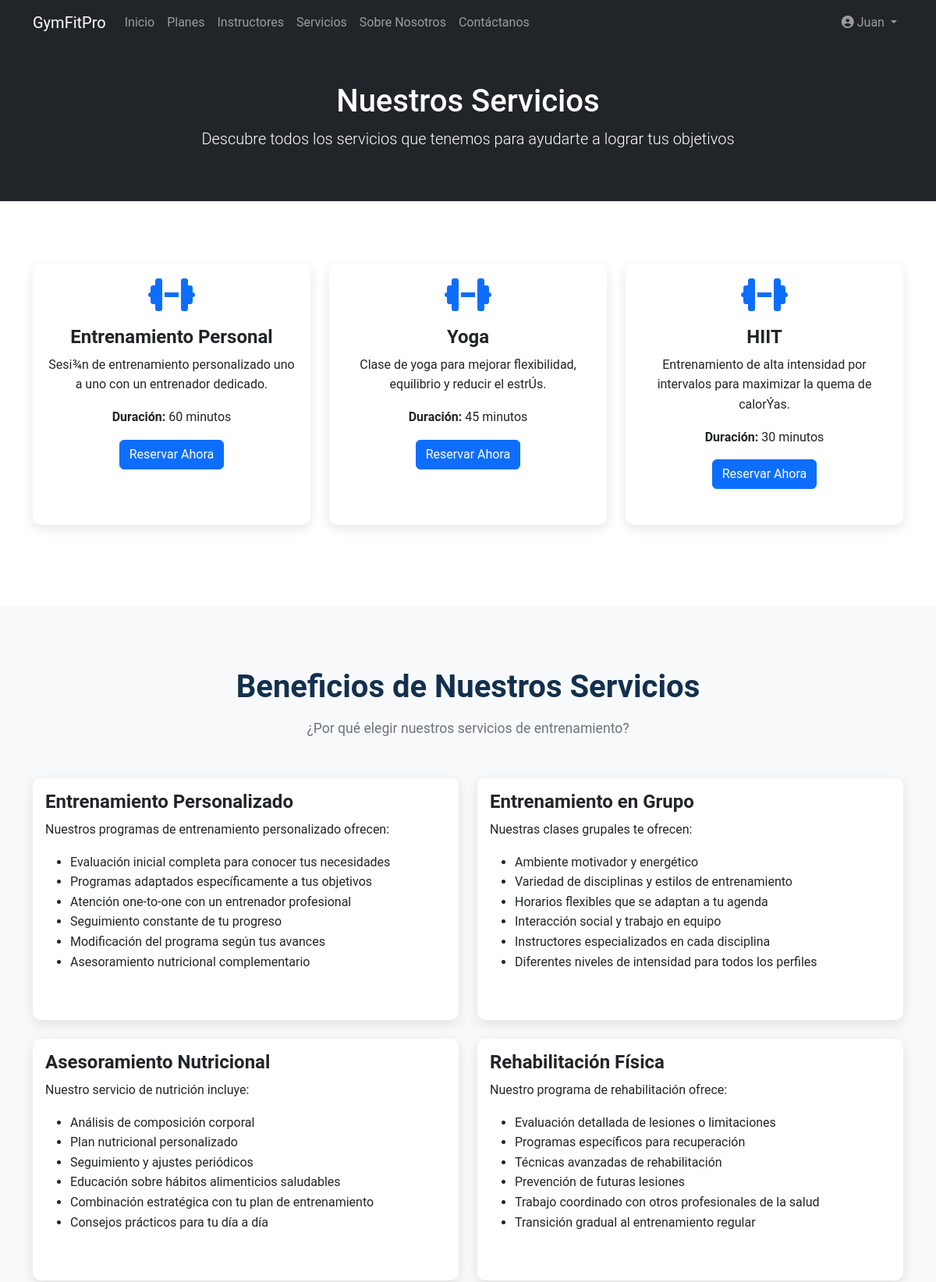
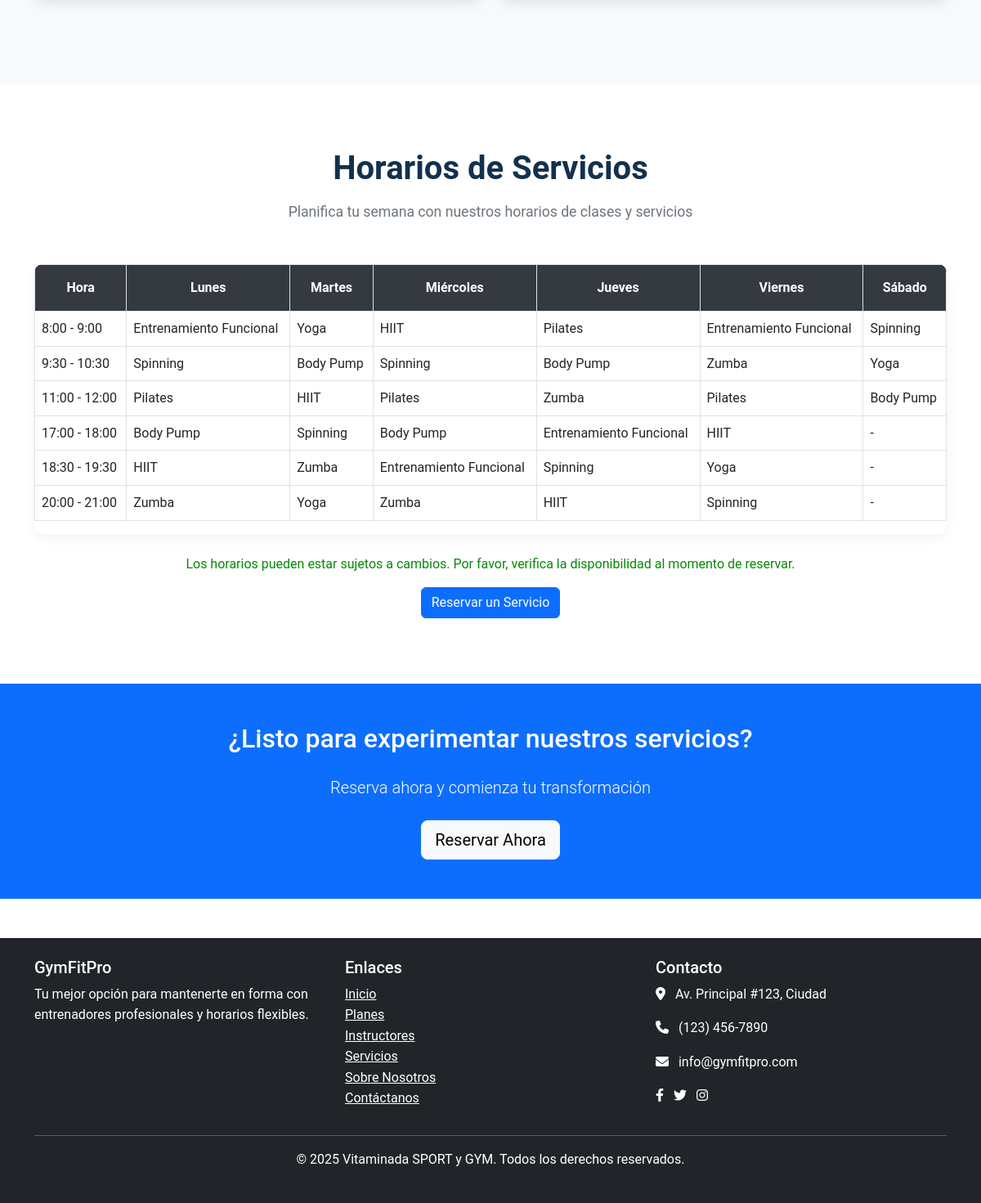
The page /servicios.php (signed in) on the database its author committed (2 pictures, top to bottom).
### tables this page shows
CREATE TABLE `servicios` (
  `id` int(11) NOT NULL,
  `nombre` varchar(100) NOT NULL,
  `descripcion` text DEFAULT NULL,
  `duracion_minutos` int(11) NOT NULL,
  `estado` tinyint(1) DEFAULT 1
);

### servicios.php (the view, shortened to what this page needs)
<?php include 'includes/header.php'; ?>
<section class="bg-dark text-white py-5">
    <div class="container text-center">
        <h1>Nuestros Servicios</h1>
        <p class="lead">Descubre todos los servicios que tenemos para ayudarte a lograr tus objetivos</p>
    </div>
</section>
<section class="section-padding">
    <div class="container">
        <div class="row">
            <?php
            $conn = connectDB();
            $query = "SELECT * FROM servicios WHERE estado = 1";
            $result = $conn->query($query);
            if ($result->num_rows > 0) {
                while ($servicio = $result->fetch_assoc()) {
            ?>
                <div class="col-md-4 mb-4">
                    <div class="card h-100">
                        <div class="card-body text-center">
                            <i class="fas fa-dumbbell fa-3x mb-3 text-primary"></i>
                            <h4 class="card-title"><?php echo $servicio['nombre']; ?></h4>
                            <p class="card-text"><?php echo $servicio['descripcion']; ?></p>
                            <p><strong>Duración:</strong> <?php echo $servicio['duracion_minutos']; ?> minutos</p>
                            <?php if(isset($_SESSION['user_id'])): ?>
                                <a href="cliente/reservar_servicio.php?id=<?php echo $servicio['id']; ?>" class="btn btn-primary">Reservar Ahora</a>
                            <?php else: ?>
                                <a href="auth/login.php" class="btn btn-primary">Iniciar Sesión para Reservar</a>
                            <?php endif; ?>
                        </div>
                    </div>
                </div>
            <?php
                }
            } else {
            ?>
                <div class="col-12 text-center">
                    <p>No hay servicios disponibles en este momento.</p>
                </div>
            <?php
            }
            ?>
        </div>
    </div>
</section>
<section class="section-padding bg-light">
    <div class="container">
        <div class="section-title">
            <h2>Beneficios de Nuestros Servicios</h2>
            <p>¿Por qué elegir nuestros servicios de entrenamiento?</p>
        </div>
        <div class="row">
            <div class="col-md-6 mb-4">
                <div class="card h-100">
                    <div class="card-body">
                        <h4 class="card-title">Entrenamiento Personalizado</h4>
                        <p class="card-text">Nuestros programas de entrenamiento personalizado ofrecen:</p>
                        <ul>
                            <li>Evaluación inicial completa para conocer tus necesidades</li>
                            <li>Programas adaptados específicamente a tus objetivos</li>
                            <li>Atención one-to-one con un entrenador profesional</li>
                            <li>Seguimiento constante de tu progreso</li>
                            <li>Modificación del programa según tus avances</li>
                            <li>Asesoramiento nutricional complementario</li>
                        </ul>
                    </div>
                </div>
            </div>
            <div class="col-md-6 mb-4">
                <div class="card h-100">
                    <div class="card-body">
                        <h4 class="card-title">Entrenamiento en Grupo</h4>
                        <p class="card-text">Nuestras clases grupales te ofrecen:</p>
                        <ul>
                            <li>Ambiente motivador y energético</li>
                            <li>Variedad de disciplinas y estilos de entrenamiento</li>
                            <li>Horarios flexibles que se adaptan a tu agenda</li>
                            <li>Interacción social y trabajo en equipo</li>
                            <li>Instructores especializados en cada disciplina</li>
                            <li>Diferentes niveles de intensidad para todos los perfiles</li>
                        </ul>
                    </div>
                </div>
            </div>
            <div class="col-md-6 mb-4">
                <div class="card h-100">
                    <div class="card-body">
                        <h4 class="card-title">Asesoramiento Nutricional</h4>
                        <p class="card-text">Nuestro servicio de nutrición incluye:</p>
                        <ul>
                            <li>Análisis de composición corporal</li>
                            <li>Plan nutricional personalizado</li>
                            <li>Seguimiento y ajustes periódicos</li>
                            <li>Educación sobre hábitos alimenticios saludables</li>
                            <li>Combinación estratégica con tu plan de entrenamiento</li>
                            <li>Consejos prácticos para tu día a día</li>
                        </ul>
                    </div>
                </div>
            </div>
            <div class="col-md-6 mb-4">
                <div class="card h-100">
                    <div class="card-body">
                        <h4 class="card-title">Rehabilitación Física</h4>
                        <p class="card-text">Nuestro programa de rehabilitación ofrece:</p>
                        <ul>
                            <li>Evaluación detallada de lesiones o limitaciones</li>
                            <li>Programas específicos para recuperación</li>
                            <li>Técnicas avanzadas de rehabilitación</li>
                            <li>Prevención de futuras lesiones</li>
                            <li>Trabajo coordinado con otros profesionales de la salud</li>
                            <li>Transición gradual al entrenamiento regular</li>
                        </ul>
                    </div>
                </div>
            </div>
        </div>
    </div>
</section>
<section class="section-padding">
    <div class="container">
        <div class="section-title">
            <h2>Horarios de Servicios</h2>
            <p>Planifica tu semana con nuestros horarios de clases y servicios</p>
        </div>
        <div class="schedule-table">
            <table class="table table-bordered">
                <thead>
                    <tr>
                        <th>Hora</th>
                        <th>Lunes</th>
                        <th>Martes</th>
                        <th>Miércoles</th>
                        <th>Jueves</th>
                        <th>Viernes</th>
                        <th>Sábado</th>
                    </tr>
                </thead>
                <tbody>
                    <tr>
                        <td>8:00 - 9:00</td>
                        <td>Entrenamiento Funcional</td>
                        <td>Yoga</td>
                        <td>HIIT</td>
                        <td>Pilates</td>
                        <td>Entrenamiento Funcional</td>
                        <td>Spinning</td>
                    </tr>
                    <tr>
                        <td>9:30 - 10:30</td>
                        <td>Spinning</td>
                        <td>Body Pump</td>
                        <td>Spinning</td>
                        <td>Body Pump</td>
                        <td>Zumba</td>
                        <td>Yoga</td>
                    </tr>
                    <tr>
                        <td>11:00 - 12:00</td>
                        <td>Pilates</td>
                        <td>HIIT</td>
                        <td>Pilates</td>
                        <td>Zumba</td>
                        <td>Pilates</td>
                        <td>Body Pump</td>
                    </tr>
                    <tr>
                        <td>17:00 - 18:00</td>
                        <td>Body Pump</td>
                        <td>Spinning</td>
                        <td>Body Pump</td>
                        <td>Entrenamiento Funcional</td>
                        <td>HIIT</td>
                        <td>-</td>
                    </tr>
                    <tr>
                        <td>18:30 - 19:30</td>
                        <td>HIIT</td>
                        <td>Zumba</td>
                        <td>Entrenamiento Funcional</td>
                        <td>Spinning</td>
                        <td>Yoga</td>
                        <td>-</td>
                    </tr>
                    <tr>
                        <td>20:00 - 21:00</td>
                        <td>Zumba</td>
                        <td>Yoga</td>
                        <td>Zumba</td>
                        <td>HIIT</td>
                        <td>Spinning</td>
                        <td>-</td>
                    </tr>
                </tbody>
            </table>
        </div>
        <div class="text-center mt-4">
            <p>Los horarios pueden estar sujetos a cambios. Por favor, verifica la disponibilidad al momento de reservar.</p>
            <?php if(isset($_SESSION['user_id'])): ?>
                <a href="cliente/reservas.php" class="btn btn-primary">Reservar un Servicio</a>
            <?php else: ?>
                <a href="auth/login.php" class="btn btn-primary">Iniciar Sesión para Reservar</a>
            <?php endif; ?>
        </div>
    </div>
</section>
<section class="bg-primary text-white py-5">
    <div class="container text-center">
        <h2 class="mb-4">¿Listo para experimentar nuestros servicios?</h2>
        <p class="lead mb-4">Reserva ahora y comienza tu transformación</p>
        <?php if(isset($_SESSION['user_id'])): ?>
            <a href="cliente/reservas.php" class="btn btn-light btn-lg">Reservar Ahora</a>
        <?php else: ?>
            <a href="auth/register.php" class="btn btn-light btn-lg">Registrarse</a>
        <?php endif; ?>
    </div>
</section>
<?php include 'includes/footer.php'; ?>

### assets/css/style.css (style rules this page uses)
body { font-family: 'Roboto', sans-serif; color: rgb(6, 136, 6); line-height: 1.6; }
.section-padding { padding: 80px 0; }
.section-title { margin-bottom: 50px; text-align: center; }
.section-title h2 { font-size: 2.5rem; font-weight: 700; position: relative; margin-bottom: 15px; color: #13304d; }
.section-title p { font-size: 1.1rem; color: #6c757d; }
.card { transition: transform 0.3s ease, box-shadow 0.3s ease; margin-bottom: 30px; border: none; border-radius: 10px; overflow: hidden; box-shadow: 0 5px 15px rgba(0, 0, 0, 0.1); }
.card-title { font-weight: 600; }
.schedule-table { background: white; border-radius: 10px; overflow: hidden; box-shadow: 0 5px 15px rgba(0, 0, 0, 0.05); }
.schedule-table th { background: #343a40; color: white; text-align: center; padding: 15px; }

### rows shown on the page
servicios: nombre "Entrenamiento Personal", descripcion "Sesi¾n de entrenamiento personalizado uno a uno con un entrenador dedicado.", duracion_minutos "60"
servicios: nombre "Yoga", descripcion "Clase de yoga para mejorar flexibilidad, equilibrio y reducir el estrÚs.", duracion_minutos "45"
servicios: nombre "HIIT", descripcion "Entrenamiento de alta intensidad por intervalos para maximizar la quema de calorÝas.", duracion_minutos "30"

### other values the page prints
$_SESSION['user_name'] "Juan"
